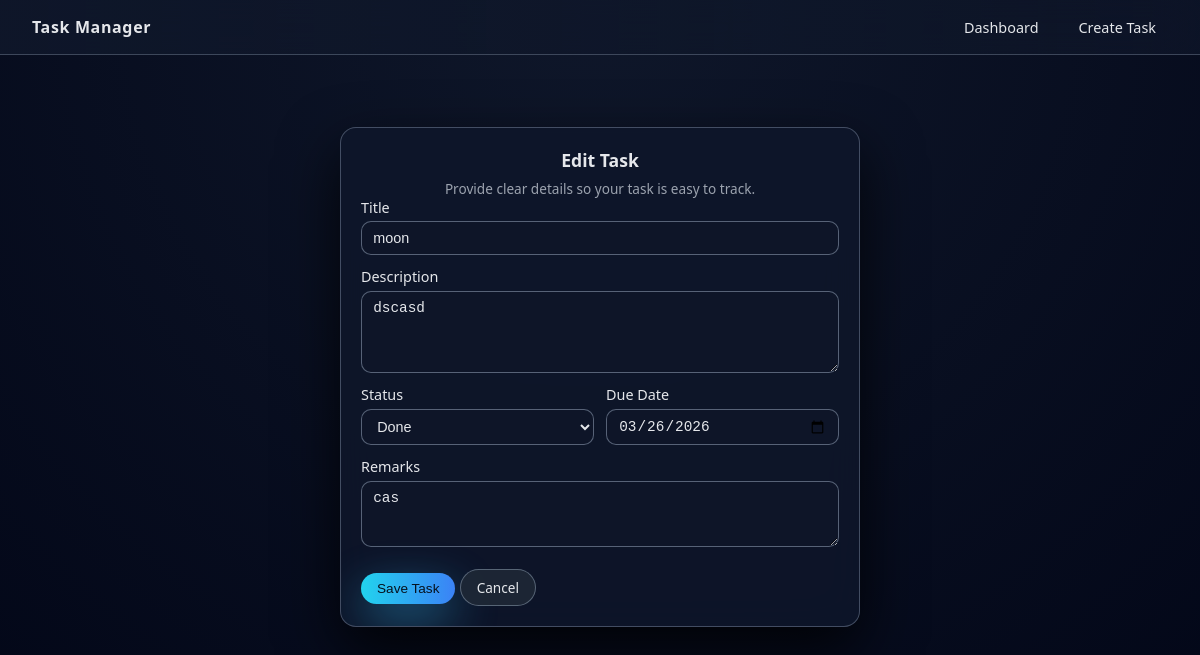
Page /2/edit/ (signed in) on the earlier database version.
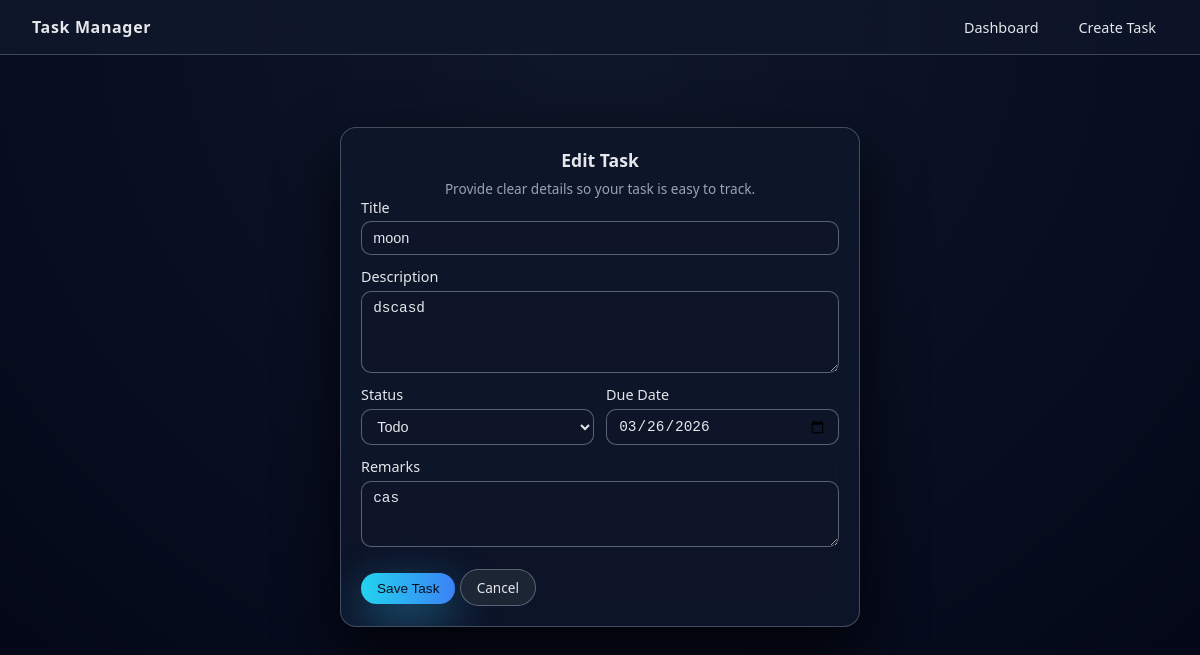
Same page on the later database version.
### tasks/models.py (models this page shows, shortened)
class Task(models.Model):
    STATUS_TODO = "todo"
    STATUS_IN_PROGRESS = "in_progress"
    STATUS_DONE = "done"
    STATUS_BLOCKED = "blocked"
    STATUS_CHOICES = [
        (STATUS_TODO, "Todo"),
        (STATUS_IN_PROGRESS, "In Progress"),
        (STATUS_DONE, "Done"),
        (STATUS_BLOCKED, "Blocked"),
    ]
    title = models.CharField(max_length=200, db_index=True)
    description = models.TextField(blank=True)
    due_date = models.DateField(null=True, blank=True, db_index=True)
    status = models.CharField(
        max_length=20, choices=STATUS_CHOICES, default=STATUS_TODO, db_index=True
    )
    remarks = models.TextField(blank=True)
    created_on = models.DateTimeField(auto_now_add=True)
    last_updated_on = models.DateTimeField(auto_now=True)
    created_by = models.CharField(max_length=150)
    last_updated_by = models.CharField(max_length=150)
    class Meta:
        ordering = ("-created_on",)

### tasks/views.py (the view, shortened to what this page needs)
# urls.py: path("<int:pk>/edit/", views.TaskUpdateView.as_view(), name="task_edit"),
class TaskUpdateView(LoginRequiredMixin, UpdateView):
    model = Task
    form_class = TaskForm
    template_name = "tasks/task_form.html"
    success_url = reverse_lazy("tasks:task_list")

### tasks/forms.py
class TaskForm(forms.ModelForm):
    class Meta:
        model = Task
        fields = [
            "title",
            "description",
            "due_date",
            "status",
            "remarks",
        ]
        widgets = {
            "title": forms.TextInput(attrs={"class": "form-control"}),
            "description": forms.Textarea(
                attrs={"class": "form-control", "rows": 4}
            ),
            "due_date": forms.DateInput(
                attrs={"type": "date", "class": "form-control"}
            ),
            "status": forms.Select(attrs={"class": "form-select"}),
            "remarks": forms.Textarea(
                attrs={"class": "form-control", "rows": 3}
            ),
        }

### templates/tasks/task_form.html (shortened to what this page needs)
{% extends "base.html" %}
{% block content %}
<div class="tm-form-page">
  <div class="tm-card tm-card--form">
    <h2 class="tm-card-title tm-card-title--center">
      {% if object %}Edit Task{% else %}Create Task{% endif %}
    </h2>
    <p class="tm-card-subtitle tm-card-title--center">
      Provide clear details so your task is easy to track.
    </p>
    <form method="post" novalidate>
      <div class="tm-form-group">
        <label for="{{ form.title.id_for_label }}">Title</label>
        {{ form.title }}
      </div>
      <div class="tm-form-group">
        <label for="{{ form.description.id_for_label }}">Description</label>
        {{ form.description }}
      </div>
      <div class="tm-form-row">
        <div class="tm-form-group">
          <label for="{{ form.status.id_for_label }}">Status</label>
          {{ form.status }}
        </div>
        <div class="tm-form-group">
          <label for="{{ form.due_date.id_for_label }}">Due Date</label>
          {{ form.due_date }}
        </div>
      </div>
      <div class="tm-form-group">
        <label for="{{ form.remarks.id_for_label }}">Remarks</label>
        {{ form.remarks }}
      </div>
      <button class="tm-btn tm-btn--gradient tm-btn--full" type="submit">
        Save Task
      </button>
      <a href="{% url 'tasks:task_list' %}" class="tm-btn tm-btn--secondary tm-btn--full tm-btn--mt">
        Cancel
      </a>
    </form>
  </div>
</div>
{% endblock %}

Differences in the rows shown:
changed Task "moon": status "Done" → "Todo"
